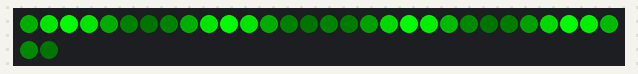
A sketch run on a simulated ATtiny85, built with avr-gcc and run on an emulated ATtiny85. Shown: 32 RGB LEDs in strip order, left to right, continuing on the next row. Dim RGB values are drawn brighter than linear.

Above: at 0.18 s.
At 4.72 s:
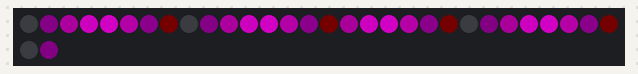
At 9.25 s:
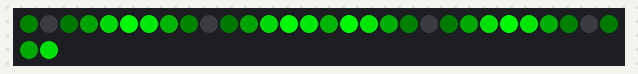
At 19.99 s:
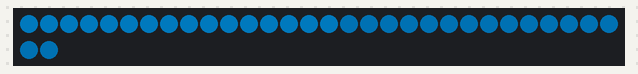
At 29.73 s:
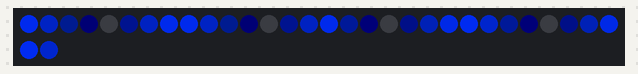
At 39.79 s:
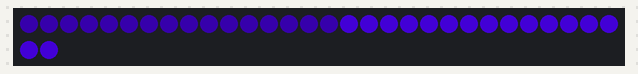

The sketch:

NeoPixel_Goggles.ino
```cpp
#include <Adafruit_NeoPixel.h>
#ifdef __AVR_ATtiny85__ // Trinket, Gemma, etc.
 #include <avr/power.h>
#endif

#define PIN 0

Adafruit_NeoPixel pixels = Adafruit_NeoPixel(32, PIN);

const float TAU = 2.0 * PI;
const uint8_t NUM_MODES = 2;
const unsigned long MODE_DURATION[NUM_MODES] = { 10000, 15000 }; // times are in ms

uint8_t mode   = 0; // Current animation effect
unsigned long lastModeSwitch = millis();
uint8_t hue = 0;

const uint8_t PROGMEM gamma[] = {
    0,  0,  0,  0,  0,  0,  0,  0,  0,  0,  0,  0,  0,  0,  0,  0,
    0,  0,  0,  0,  0,  0,  0,  0,  0,  0,  0,  0,  1,  1,  1,  1,
    1,  1,  1,  1,  1,  1,  1,  1,  1,  2,  2,  2,  2,  2,  2,  2,
    2,  3,  3,  3,  3,  3,  3,  3,  4,  4,  4,  4,  4,  5,  5,  5,
    5,  6,  6,  6,  6,  7,  7,  7,  7,  8,  8,  8,  9,  9,  9, 10,
   10, 10, 11, 11, 11, 12, 12, 13, 13, 13, 14, 14, 15, 15, 16, 16,
   17, 17, 18, 18, 19, 19, 20, 20, 21, 21, 22, 22, 23, 24, 24, 25,
   25, 26, 27, 27, 28, 29, 29, 30, 31, 32, 32, 33, 34, 35, 35, 36,
   37, 38, 39, 39, 40, 41, 42, 43, 44, 45, 46, 47, 48, 49, 50, 50,
   51, 52, 54, 55, 56, 57, 58, 59, 60, 61, 62, 63, 64, 66, 67, 68,
   69, 70, 72, 73, 74, 75, 77, 78, 79, 81, 82, 83, 85, 86, 87, 89,
   90, 92, 93, 95, 96, 98, 99,101,102,104,105,107,109,110,112,114,
  115,117,119,120,122,124,126,127,129,131,133,135,137,138,140,142,
  144,146,148,150,152,154,156,158,160,162,164,167,169,171,173,175,
  177,180,182,184,186,189,191,193,196,198,200,203,205,208,210,213,
  215,218,220,223,225,228,231,233,236,239,241,244,247,249,252,255 };

void setup() {
#ifdef __AVR_ATtiny85__ // Trinket, Gemma, etc.
  if(F_CPU == 16000000) clock_prescale_set(clock_div_1);
#endif
  pixels.begin();
  //pixels.setBrightness(85); // 1/3 brightness
  pixels.show(); // Initialize all pixels to 'off'
}

void loop() {
  unsigned long time = millis();
  if(time - lastModeSwitch > MODE_DURATION[mode]) {
    mode = (mode+1) % NUM_MODES;
    lastModeSwitch = time;
  }

  switch(mode) {

    case 0: // rainbow spinners
      spin(0, 16, 2, 1.5, 32, 255, 0, 0.0);
      spin(16, 16, 2, 1.5, 32, 255, 1, -1.5);
      hue = (hue+1) % 255;
      break;

    case 1: // pulse
      oscillate(0, 16, 128, 255, 3.0, 0.0);
      oscillate(16, 16, 128, 255, 3.0, PI);
      hue = (hue+1) % 255;
      break;

  }
  pixels.show();
  delay(10);
}

void oscillate(uint8_t startPixel, uint8_t pixelLength, uint8_t minAlpha, uint8_t maxAlpha, float freq, float phase)
{
  unsigned long time = millis();
  uint8_t alpha = (maxAlpha-minAlpha)*0.5*(sin((time/1000.0)*freq*TAU + phase)+1.0)+minAlpha;
  setPixelRange(startPixel, pixelLength, getColor(hue, alpha));
}

void spin(uint8_t startPixel, uint8_t pixelLength, uint8_t numPeaks, float freq, uint8_t minAlpha, uint8_t maxAlpha, uint8_t dir, float phase) {
  unsigned long time = millis();
  uint8_t alpha;
  uint8_t pos;

  for(uint8_t i=0; i<pixelLength; i++)
  {
    alpha = (maxAlpha-minAlpha)*0.5*(1.0+sin(TAU*(numPeaks*(1.0*i/pixelLength)+(time/1000.0)*freq)+phase))+minAlpha;
    if(dir == 0)
    {
      pos = startPixel+i;
    }
    else
    {
      pos = startPixel+pixelLength-i-1;
    }
      pixels.setPixelColor(pos, getColor(hue, alpha));
  }
}

void setPixelRange(uint8_t startPixel, uint8_t pixelLength, uint32_t c) {
  for(uint8_t i=startPixel; i<(startPixel+pixelLength); i++) {
      pixels.setPixelColor(i, c);
  }
}

uint32_t getColor(uint8_t hue, uint8_t alpha) {
  uint8_t w = hue;
  float brightness = pgm_read_byte(&gamma[alpha]) / 255.0;
  if(w < 85) {
    return Adafruit_NeoPixel::Color(w*3*brightness, (255-w*3)*brightness, 0);
  } else if(w < 170) {
    w -= 85;
    return Adafruit_NeoPixel::Color((255-w*3)*brightness, 0, w*3*brightness);
  } else {
    w -= 170;
    return Adafruit_NeoPixel::Color(0, w*3*brightness, (255-w*3)*brightness);
  }
}
```
